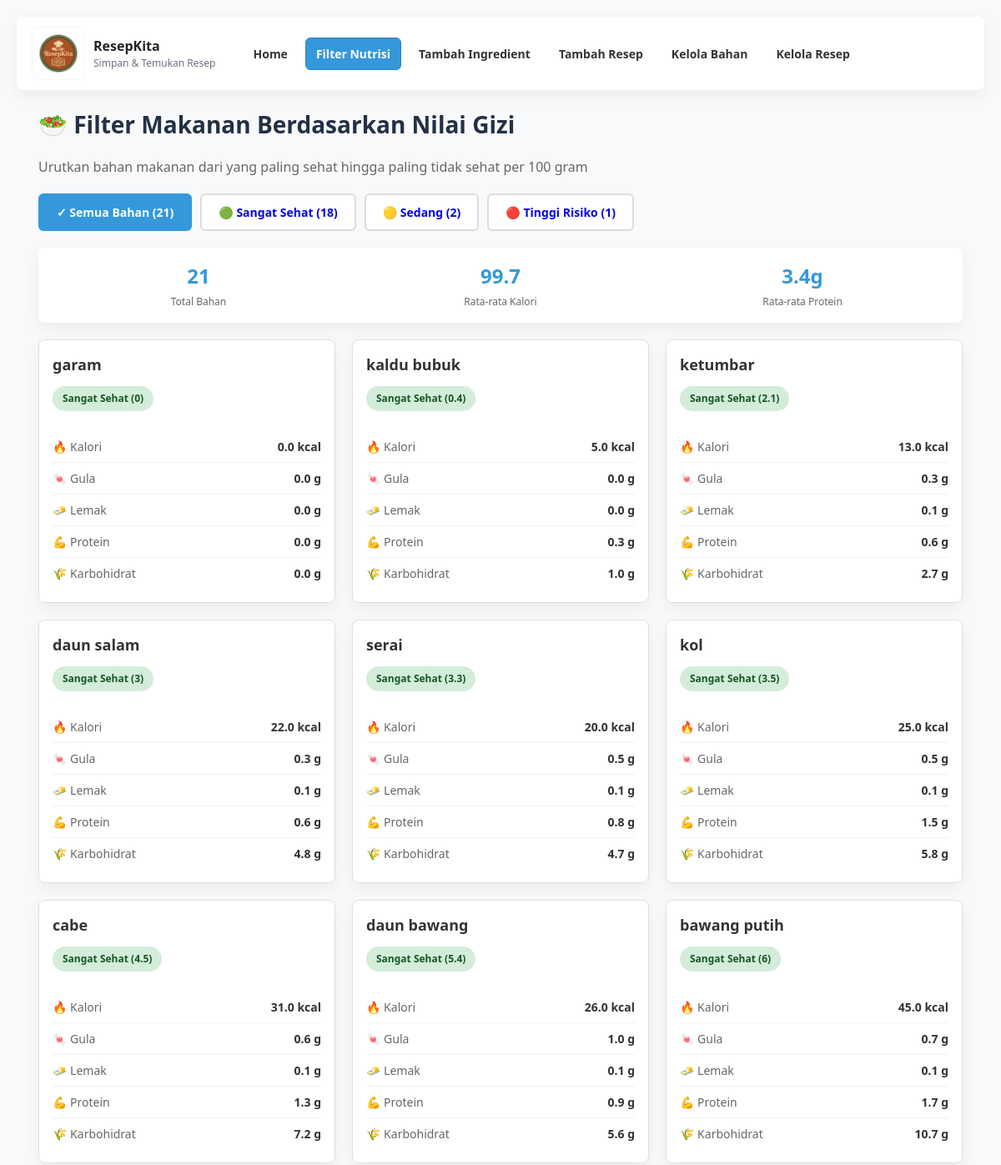
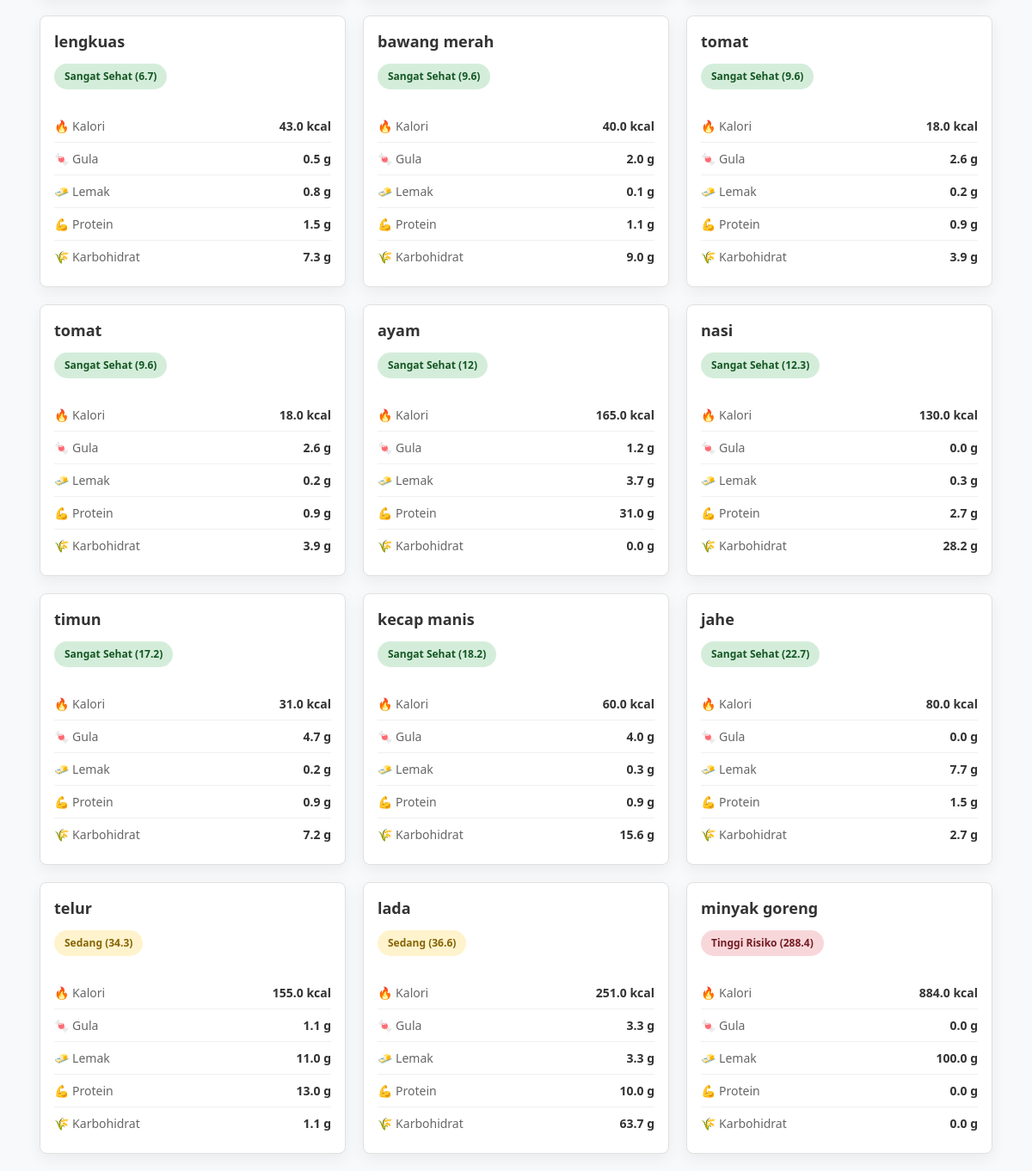
The page /nutrition_filter.php on the database its author committed (2 pictures, top to bottom).
### tables this page shows
CREATE TABLE `ingredients` (
  `id` int(11) NOT NULL,
  `name` varchar(150) NOT NULL,
  `calories` decimal(5,1) DEFAULT NULL COMMENT 'Kalori per 100g',
  `sugar_g` decimal(4,1) DEFAULT NULL COMMENT 'Gula per 100g (gram)',
  `fat_g` decimal(4,1) DEFAULT NULL COMMENT 'Lemak per 100g (gram)',
  `protein_g` decimal(4,1) DEFAULT NULL COMMENT 'Protein per 100g (gram)',
  `carbs_g` decimal(4,1) DEFAULT NULL COMMENT 'Karbohidrat per 100g (gram)'
);

### public/nutrition_filter.php (the view, shortened to what this page needs)
<?php
$mysqli = new mysqli('localhost', 'root', '', 'resepkita');
$query = "SELECT * FROM ingredients WHERE calories IS NOT NULL ORDER BY name";
$result = $mysqli->query($query);
$ingredients = [];
while ($row = $result->fetch_assoc()) {
    $ingredients[] = $row;
}
usort($ingredients, function($a, $b) {
    return $a['health_score'] <=> $b['health_score'];
});
$filter = $_GET['filter'] ?? 'all';
$filtered_ingredients = $ingredients;
$filtered_ingredients = array_values($filtered_ingredients);
?>
<!DOCTYPE html>
<html lang="id">
<head>
    <link rel="stylesheet" href="css/style.css">
</head>
<body>
    <nav>
        <div class="container">
            <div class="brand">
                <a href="index.php"><img src="img/logo.png" class="logo-img" alt="ResepKita"></a>
                <div>
                    <a href="index.php" style="display:block;text-decoration:none;color:inherit;"><strong>ResepKita</strong></a>
                    <div style="font-size:12px;color:#6b7280;">Simpan & Temukan Resep</div>
                </div>
            </div>
            <div class="nav-links">
                <a href="index.php">Home</a>
                <a href="nutrition_filter.php" class="active">Filter Nutrisi</a>
                <a href="add_ingredient.php">Tambah Ingredient</a>
                <a href="add_recipe.php">Tambah Resep</a>
                <a href="manage_ingredients.php">Kelola Bahan</a>
                <a href="manage_recipes.php">Kelola Resep</a>
            </div>
        </div>
    </nav>
    <div class="container">
        <h1>🥗 Filter Makanan Berdasarkan Nilai Gizi</h1>
        <p style="color: var(--muted); margin-bottom: 20px;">Urutkan bahan makanan dari yang paling sehat hingga paling tidak sehat per 100 gram</p>
        <div class="nutrition-filter">
            <a href="nutrition_filter.php" class="filter-btn <?php echo $filter === 'all' ? 'active' : ''; ?>">
                ✓ Semua Bahan (<?php echo count($ingredients); ?>)
            </a>
            <a href="nutrition_filter.php?filter=sehat" class="filter-btn <?php echo $filter === 'sehat' ? 'active' : ''; ?>">
                🟢 Sangat Sehat (<?php echo count(array_filter($ingredients, fn($i) => $i['health_score'] < 30)); ?>)
            </a>
            <a href="nutrition_filter.php?filter=sedang" class="filter-btn <?php echo $filter === 'sedang' ? 'active' : ''; ?>">
                🟡 Sedang (<?php echo count(array_filter($ingredients, fn($i) => $i['health_score'] >= 30 && $i['health_score'] < 60)); ?>)
            </a>
            <a href="nutrition_filter.php?filter=tinggi" class="filter-btn <?php echo $filter === 'tinggi' ? 'active' : ''; ?>">
                🔴 Tinggi Risiko (<?php echo count(array_filter($ingredients, fn($i) => $i['health_score'] >= 60)); ?>)
            </a>
        </div>
        <div class="stats-container">
            <div class="stat-box">
                <div class="stat-number"><?php echo count($filtered_ingredients); ?></div>
                <div class="stat-label">Total Bahan</div>
            </div>
            <div class="stat-box">
                <div class="stat-number"><?php echo round(array_sum(array_column($filtered_ingredients, 'calories')) / max(count($filtered_ingredients), 1), 1); ?></div>
                <div class="stat-label">Rata-rata Kalori</div>
            </div>
            <div class="stat-box">
                <div class="stat-number"><?php echo round(array_sum(array_column($filtered_ingredients, 'protein_g')) / max(count($filtered_ingredients), 1), 1); ?>g</div>
                <div class="stat-label">Rata-rata Protein</div>
            </div>
        </div>
        <?php if (count($filtered_ingredients) > 0): ?>
            <div class="nutrition-grid">
                <?php foreach ($filtered_ingredients as $ing): ?>
                    <?php
                    $category = $ing['health_score'] < 30 ? 'sehat' : ($ing['health_score'] < 60 ? 'sedang' : 'tidak-sehat');
                    $category_label = $ing['health_score'] < 30 ? 'Sangat Sehat' : ($ing['health_score'] < 60 ? 'Sedang' : 'Tinggi Risiko');
                    ?>
                    <div class="ingredient-card">
                        <div class="ingredient-name"><?php echo htmlspecialchars($ing['name']); ?></div>
                        <span class="health-score <?php echo $category; ?>">
                            <?php echo $category_label; ?> (<?php echo $ing['health_score']; ?>)
                        </span>
                        <div style="margin-top: 12px;">
                            <div class="nutrition-item">
                                <span class="nutrition-label">🔥 Kalori</span>
                                <span class="nutrition-value"><?php echo $ing['calories']; ?> kcal</span>
                            </div>
                            <div class="nutrition-item">
                                <span class="nutrition-label">🍬 Gula</span>
                                <span class="nutrition-value"><?php echo $ing['sugar_g']; ?> g</span>
                            </div>
                            <div class="nutrition-item">
                                <span class="nutrition-label">🧈 Lemak</span>
                                <span class="nutrition-value"><?php echo $ing['fat_g']; ?> g</span>
                            </div>
                            <div class="nutrition-item">
                                <span class="nutrition-label">💪 Protein</span>
                                <span class="nutrition-value"><?php echo $ing['protein_g']; ?> g</span>
                            </div>
                            <div class="nutrition-item">
                                <span class="nutrition-label">🌾 Karbohidrat</span>
                                <span class="nutrition-value"><?php echo $ing['carbs_g']; ?> g</span>
                            </div>
                        </div>
                    </div>
                <?php endforeach; ?>
            </div>
        <?php else: ?>
            <div class="no-results">
                <p style="font-size: 18px;">Tidak ada bahan yang sesuai dengan filter ini</p>
            </div>
        <?php endif; ?>
    </div>
</body>
</html>

### public/css/style.css (style rules this page uses)
:root { --bg:#f8f9fa; --card:#ffffff; --muted:#666; --accent:#3498db; --accent-dark:#2d82c6; --success:#d4edda; --danger:#f8d7da; --shadow: 0 6px 18px rgba(0,0,0,0.06); --radius:8px; --pad:16px; }
* { box-sizing:border-box }
body { margin:0; font-family: "Segoe UI", Tahoma, Geneva, Verdana, sans-serif; background:var(--bg); color:#222; line-height:1.5; padding:20px; }
.container { max-width:1140px; margin:0 auto; padding:0 16px; }
nav { background:var(--card); border-radius:var(--radius); box-shadow:var(--shadow); margin-bottom:20px; position:sticky; top:12px; z-index:100; }
nav .container { display:flex; align-items:center; gap:16px; padding:12px 8px; flex-wrap:wrap; }
.brand { display:flex; align-items:center; gap:10px; margin-right:8px; }
.brand .logo-img { height:64px; max-height:64px; width:auto; display:block; border-radius:6px; object-fit:contain; border:1px solid rgba(0,0,0,0.04); }
.nav-links { display:flex; gap:8px; align-items:center; flex-wrap:wrap; margin-left:8px; }
.nav-links a { display:inline-block; text-decoration:none; color:#333; padding:8px 12px; border-radius:6px; transition:all .18s ease; font-weight:600; font-size:14px; border:1px solid transparent; }
.nav-links a.active { background:var(--accent); color:white; border-color:var(--accent-dark); }
h1 { margin:0 0 18px 0; font-size:28px; color:#233046; }

### public/nutrition_filter.php (style rules this page uses)
.nutrition-filter { display: flex; gap: 10px; margin-bottom: 20px; flex-wrap: wrap; }
.filter-btn { padding: 10px 20px; border: 2px solid #ddd; background: #fff; border-radius: 6px; cursor: pointer; font-size: 14px; transition: all 0.3s; text-decoration: none; display: inline-block; font-weight: 600; }
.filter-btn.active { background: var(--accent); color: white; border-color: var(--accent); }
.nutrition-grid { display: grid; grid-template-columns: repeat(auto-fill, minmax(300px, 1fr)); gap: 20px; margin-top: 20px; }
.ingredient-card { background: var(--card); border: 1px solid #e0e0e0; border-radius: var(--radius); padding: var(--pad); transition: all 0.3s; box-shadow: var(--shadow); }
.ingredient-name { font-size: 18px; font-weight: bold; margin-bottom: 12px; color: #333; }
.health-score { display: inline-block; padding: 6px 12px; border-radius: 20px; font-size: 12px; font-weight: bold; margin-bottom: 12px; }
.health-score.sehat { background: #d4edda; color: #155724; }
.health-score.sedang { background: #fff3cd; color: #856404; }
.health-score.tidak-sehat { background: #f8d7da; color: #721c24; }
.nutrition-item { display: flex; justify-content: space-between; padding: 8px 0; font-size: 14px; border-bottom: 1px solid #f0f0f0; }
.nutrition-item:last-child { border-bottom: none; }
.nutrition-label { color: #666; font-weight: 500; }
.nutrition-value { color: #333; font-weight: bold; }
.stats-container { display: grid; grid-template-columns: repeat(auto-fit, minmax(150px, 1fr)); gap: 10px; margin-bottom: 20px; padding: var(--pad); background: var(--card); border-radius: var(--radius); box-shadow: var(--shadow); }
.stat-box { text-align: center; }
.stat-number { font-size: 24px; font-weight: bold; color: var(--accent); }
.stat-label { font-size: 12px; color: #666; margin-top: 4px; }

### rows shown on the page
ingredients: name "garam", category_label "Sangat Sehat", health_score "0", calories "0.0", sugar_g "0.0", fat_g "0.0", protein_g "0.0", carbs_g "0.0"
ingredients: name "kaldu bubuk", category_label "Sangat Sehat", health_score "0.4", calories "5.0", sugar_g "0.0", fat_g "0.0", protein_g "0.3", carbs_g "1.0"
ingredients: name "ketumbar", category_label "Sangat Sehat", health_score "2.1", calories "13.0", sugar_g "0.3", fat_g "0.1", protein_g "0.6", carbs_g "2.7"
ingredients: name "daun salam", category_label "Sangat Sehat", health_score "3", calories "22.0", sugar_g "0.3", fat_g "0.1", protein_g "0.6", carbs_g "4.8"
ingredients: name "serai", category_label "Sangat Sehat", health_score "3.3", calories "20.0", sugar_g "0.5", fat_g "0.1", protein_g "0.8", carbs_g "4.7"
ingredients: name "kol", category_label "Sangat Sehat", health_score "3.5", calories "25.0", sugar_g "0.5", fat_g "0.1", protein_g "1.5", carbs_g "5.8"
ingredients: name "cabe", category_label "Sangat Sehat", health_score "4.5", calories "31.0", sugar_g "0.6", fat_g "0.1", protein_g "1.3", carbs_g "7.2"
ingredients: name "daun bawang", category_label "Sangat Sehat", health_score "5.4", calories "26.0", sugar_g "1.0", fat_g "0.1", protein_g "0.9", carbs_g "5.6"
ingredients: name "bawang putih", category_label "Sangat Sehat", health_score "6", calories "45.0", sugar_g "0.7", fat_g "0.1", protein_g "1.7", carbs_g "10.7"
ingredients: name "lengkuas", category_label "Sangat Sehat", health_score "6.7", calories "43.0", sugar_g "0.5", fat_g "0.8", protein_g "1.5", carbs_g "7.3"
ingredients: name "bawang merah", category_label "Sangat Sehat", health_score "9.6", calories "40.0", sugar_g "2.0", fat_g "0.1", protein_g "1.1", carbs_g "9.0"
ingredients: name "tomat", category_label "Sangat Sehat", health_score "9.6", calories "18.0", sugar_g "2.6", fat_g "0.2", protein_g "0.9", carbs_g "3.9"
ingredients: name "ayam", category_label "Sangat Sehat", health_score "12", calories "165.0", sugar_g "1.2", fat_g "3.7", protein_g "31.0", carbs_g "0.0"
ingredients: name "nasi", category_label "Sangat Sehat", health_score "12.3", calories "130.0", sugar_g "0.0", fat_g "0.3", protein_g "2.7", carbs_g "28.2"
ingredients: name "timun", category_label "Sangat Sehat", health_score "17.2", calories "31.0", sugar_g "4.7", fat_g "0.2", protein_g "0.9", carbs_g "7.2"
ingredients: name "kecap manis", category_label "Sangat Sehat", health_score "18.2", calories "60.0", sugar_g "4.0", fat_g "0.3", protein_g "0.9", carbs_g "15.6"
ingredients: name "jahe", category_label "Sangat Sehat", health_score "22.7", calories "80.0", sugar_g "0.0", fat_g "7.7", protein_g "1.5", carbs_g "2.7"
ingredients: name "telur", category_label "Sedang", health_score "34.3", calories "155.0", sugar_g "1.1", fat_g "11.0", protein_g "13.0", carbs_g "1.1"
ingredients: name "lada", category_label "Sedang", health_score "36.6", calories "251.0", sugar_g "3.3", fat_g "3.3", protein_g "10.0", carbs_g "63.7"
ingredients: name "minyak goreng", category_label "Tinggi Risiko", health_score "288.4", calories "884.0", sugar_g "0.0", fat_g "100.0", protein_g "0.0", carbs_g "0.0"

### other values the page prints
count($ingredients) "21"
count(array_filter($ingredients, fn($i) => $i['health_score'] < 30)) "18"
count(array_filter($ingredients, fn($i) => $i['health_score'] >= 60)) "1"
count($filtered_ingredients) "21"
